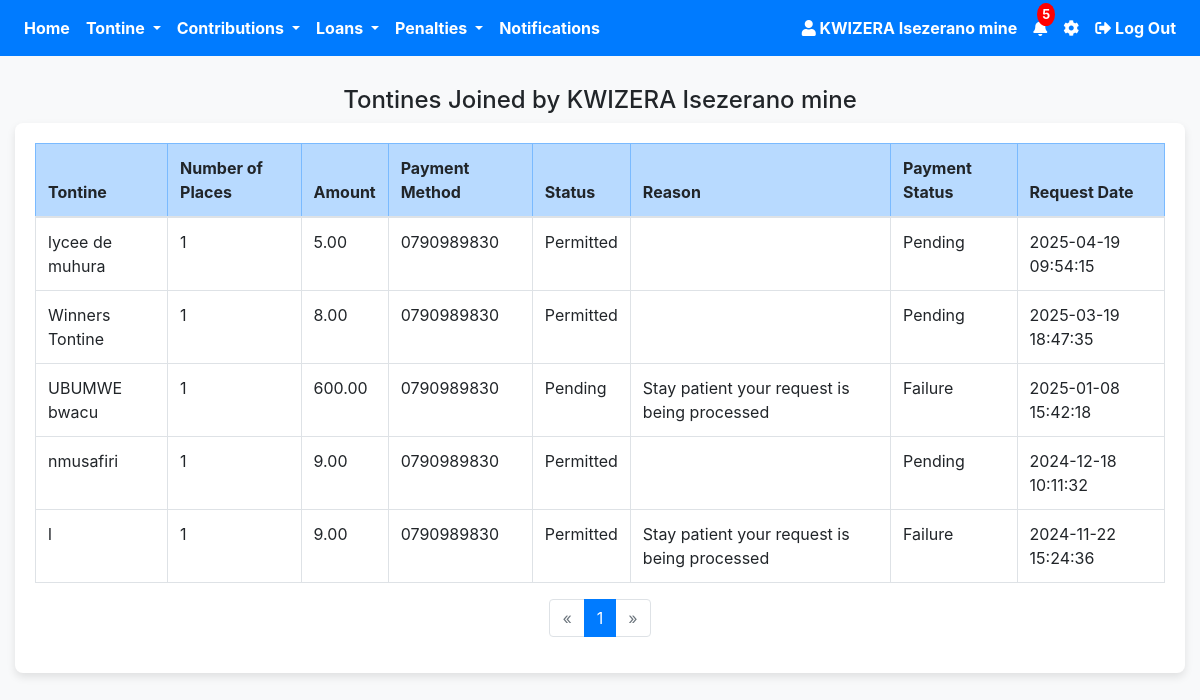
The app's page /joined_tontine.php (signed in) with its own data.
### tables this page shows
CREATE TABLE `users` (
  `id` int(11) NOT NULL,
  `firstname` varchar(50) NOT NULL,
  `lastname` varchar(50) NOT NULL,
  `phone_number` varchar(15) NOT NULL,
  `idno` varchar(50) NOT NULL,
  `idnotype` varchar(50) NOT NULL,
  `idno_picture` varchar(255) NOT NULL,
  `behalf_name` varchar(30) NOT NULL,
  `behalf_phone_number` varchar(30) NOT NULL,
  `password` varchar(255) NOT NULL,
  `image` varchar(255) NOT NULL,
  `otp` int(11) DEFAULT 0,
  `verified` tinyint(4) NOT NULL DEFAULT 0,
  `otp_used` tinyint(1) NOT NULL DEFAULT 0,
  `otp_login` int(11) NOT NULL DEFAULT 0,
  `otp_forgot` int(11) NOT NULL,
  `otp_behalf` int(11) NOT NULL,
  `otp_behalf_used` tinyint(1) NOT NULL,
  `terms` tinyint(1) DEFAULT 0,
  `created_at` timestamp NOT NULL DEFAULT current_timestamp(),
  `updated_at` timestamp NOT NULL DEFAULT current_timestamp() ON UPDATE current_timestamp(),
  `role` enum('User','Sector','Court') DEFAULT 'User'
);

CREATE TABLE `tontine_join_requests` (
  `id` int(11) NOT NULL,
  `user_id` int(11) NOT NULL,
  `tontine_id` int(11) NOT NULL,
  `number_place` int(11) NOT NULL,
  `amount` decimal(10,2) NOT NULL,
  `payment_method` varchar(20) DEFAULT NULL,
  `terms` tinyint(1) NOT NULL,
  `transaction_ref` varchar(255) NOT NULL,
  `request_date` timestamp NOT NULL DEFAULT current_timestamp(),
  `status` enum('Pending','Approved','Failure','Permitted','Rejected') DEFAULT 'Pending',
  `reason` varchar(255) NOT NULL,
  `payment_status` enum('Pending','Failure','Approved') DEFAULT 'Pending'
);

CREATE TABLE `tontine` (
  `id` int(11) NOT NULL,
  `tontine_name` varchar(255) NOT NULL,
  `logo` varchar(255) DEFAULT NULL,
  `join_date` date NOT NULL,
  `province` varchar(100) NOT NULL,
  `district` varchar(100) NOT NULL,
  `sector` varchar(100) NOT NULL,
  `total_contributions` decimal(10,2) NOT NULL,
  `occurrence` enum('Daily','Weekly','Monthly') NOT NULL,
  `time` time DEFAULT NULL,
  `day` enum('Monday','Tuesday','Wednesday','Thursday','Friday','Saturday','Sunday') DEFAULT NULL,
  `date` date DEFAULT NULL,
  `created_at` timestamp NOT NULL DEFAULT current_timestamp(),
  `user_id` int(11) DEFAULT NULL,
  `role` varchar(30) NOT NULL,
  `purpose` varchar(255) NOT NULL,
  `rules` varchar(255) NOT NULL,
  `status` enum('Not Justified','Justification Request sent','Justified','Rejected') DEFAULT 'Not Justified',
  `reason` varchar(255) NOT NULL,
  `interest` decimal(10,2) NOT NULL DEFAULT 0.00,
  `payment_frequency` enum('Monthly','Weekly') NOT NULL,
  `frequent_payment_date` date DEFAULT NULL,
  `frequent_payment_day` enum('Monday','Tuesday','Wednesday','Thursday','Friday','Saturday','Sunday') DEFAULT NULL,
  `late_contribution_penalty` int(50) NOT NULL
);

### joined_tontine.php (the view, shortened to what this page needs)
<?php
require 'config.php';
$user_id = $_SESSION['user_id'];
$stmt = $pdo->prepare("SELECT firstname, lastname FROM users WHERE id = :id");
$stmt->bindParam(':id', $user_id);
$stmt->execute();
$user = $stmt->fetch(PDO::FETCH_ASSOC);
$user_name = htmlspecialchars($user['firstname'] . ' ' . $user['lastname']);
$limit = 5;
$page = isset($_GET['page']) ? (int)$_GET['page'] : 1;
$offset = ($page - 1) * $limit;
$joinRequestsStmt = $pdo->prepare("SELECT tjr.transaction_ref, tjr.id, tjr.id, tjr.number_place, tjr.amount, tjr.payment_method, tjr.status, tjr.request_date, t.tontine_name,tjr.reason , tjr.payment_status
    FROM tontine_join_requests tjr
    JOIN tontine t ON tjr.tontine_id = t.id
    WHERE tjr.user_id = :user_id
    ORDER BY tjr.request_date DESC
    LIMIT :limit OFFSET :offset");
$joinRequestsStmt->bindParam(':user_id', $user_id, PDO::PARAM_INT);
$joinRequestsStmt->bindParam(':limit', $limit, PDO::PARAM_INT);
$joinRequestsStmt->bindParam(':offset', $offset, PDO::PARAM_INT);
$joinRequestsStmt->execute();
$joinRequests = $joinRequestsStmt->fetchAll(PDO::FETCH_ASSOC);
$totalRequestsStmt = $pdo->prepare("SELECT COUNT(*) FROM tontine_join_requests WHERE user_id = :user_id");
$totalRequestsStmt->execute(['user_id' => $user_id]);
$totalRequests = $totalRequestsStmt->fetchColumn();
$totalPages = ceil($totalRequests / $limit);
$total_notifications = 5;
?>
<!DOCTYPE html>
<html lang="en">
<head>
    <link rel="stylesheet" href="https://stackpath.bootstrapcdn.com/bootstrap/4.5.2/css/bootstrap.min.css">
    <link rel="stylesheet" href="https://cdnjs.cloudflare.com/ajax/libs/font-awesome/5.15.4/css/all.min.css">
</head>
<body>
<nav class="navbar navbar-expand-lg navbar-dark bg-primary">
    <div class="collapse navbar-collapse" id="navbarNav">
        <ul class="navbar-nav mr-auto">
            <li class="nav-item">
                <a class="nav-link font-weight-bold text-white" href="user_profile.php">Home</a>
            </li>
            <li class="nav-item dropdown">
                <a class="nav-link dropdown-toggle font-weight-bold text-white" href="#" id="paymentsDropdown" role="button" data-toggle="dropdown" aria-haspopup="true" aria-expanded="false">
                    Tontine
                </a>
            </li>
            <li class="nav-item dropdown">
                <a class="nav-link dropdown-toggle font-weight-bold text-white" href="#" id="contributionsDropdown" role="button" data-toggle="dropdown" aria-haspopup="true" aria-expanded="false">
                    Contributions
                </a>
            </li>
            <li class="nav-item dropdown">
                <a class="nav-link dropdown-toggle font-weight-bold text-white" href="#" id="loansDropdown" role="button" data-toggle="dropdown" aria-haspopup="true" aria-expanded="false">
                    Loans
                </a>
            </li>
            <li class="nav-item dropdown">
                <a class="nav-link dropdown-toggle font-weight-bold text-white" href="#" id="penaltiesDropdown" role="button" data-toggle="dropdown" aria-haspopup="true" aria-expanded="false">
                    Penalties
                </a>
            </li>
            <li class="nav-item">
                <a class="nav-link font-weight-bold text-white" href="#">Notifications</a>
            </li>
        </ul>
        <ul class="navbar-nav ml-auto">
            <li class="nav-item">
                <a class="nav-link font-weight-bold text-white" href="#">
                    <i class="fas fa-user"></i>
                    <?php echo htmlspecialchars($user_name); ?>
                </a>
            </li>
            <li class="nav-item">
                <a class="nav-link position-relative font-weight-bold text-white" href="#">
                    <i class="fas fa-bell"></i>
                    <span class="notification-badge"><?php echo $total_notifications; ?></span>
                </a>
            </li>
            <li class="nav-item">
                <a class="nav-link font-weight-bold text-white" href="setting.php">
                    <i class="fas fa-cog"></i>
                </a>
            </li>
            <li class="nav-item">
                <a class="nav-link font-weight-bold text-white" href="#" onclick="confirmLogout()">
                    <i class="fas fa-sign-out-alt"></i> Log Out
                </a>
            </li>
        </ul>
    </div>
</nav>
    <div class="container ">
        <h4 class="text-center">Tontines Joined by <?php echo $user_name; ?></h4>
        <div class="table-container">
            <?php if (!empty($joinRequests)): ?>
                <table class="table table-bordered ">
                    <thead>
                        <tr class="table-primary">
                            <th>Tontine</th>
                            <th>Number of Places</th>
                            <th>Amount</th>
                            <th>Payment Method</th>
                            <th>Status</th>
                            <th>Reason</th>
                            <th>Payment Status</th>
                            <th>Request Date</th>
                        </tr>
                    </thead>
                    <tbody>
                        <?php foreach ($joinRequests as $request): ?>
                            <tr>
                                <td><?php echo htmlspecialchars($request['tontine_name']); ?></td>
                                <td><?php echo htmlspecialchars($request['number_place']); ?></td>
                                <td><?php echo htmlspecialchars($request['amount']); ?></td>
                                <td><?php echo htmlspecialchars($request['payment_method']); ?></td>
                                <td><?php echo htmlspecialchars($request['status']); ?></td>
                                <td><?php echo htmlspecialchars($request['reason']);?></td>
                                <td><?php echo htmlspecialchars($request['payment_status']); ?></td>
                                <td><?php echo htmlspecialchars($request['request_date']); ?></td>
                            </tr>
                        <?php endforeach; ?>
                    </tbody>
                </table>
                <nav aria-label="Page navigation example">
                    <ul class="pagination justify-content-center">
                        <li class="page-item <?php echo ($page == 1) ? 'disabled' : ''; ?>">
                            <a class="page-link" href="joined_tontine.php?page=<?php echo $page - 1; ?>" aria-label="Previous">
                                <span aria-hidden="true">&laquo;</span>
                            </a>
                        </li>
                        <?php for ($i = 1; $i <= $totalPages; $i++): ?>
                            <li class="page-item <?php echo ($page == $i) ? 'active' : ''; ?>">
                                <a class="page-link" href="joined_tontine.php?page=<?php echo $i; ?>"><?php echo $i; ?></a>
                            </li>
                        <?php endfor; ?>
                        <li class="page-item <?php echo ($page == $totalPages) ? 'disabled' : ''; ?>">
                            <a class="page-link" href="joined_tontine.php?page=<?php echo $page + 1; ?>" aria-label="Next">
                                <span aria-hidden="true">&raquo;</span>
                            </a>
                        </li>
                    </ul>
                </nav>
            <?php else: ?>
                <p class="text-center">No tontines joined yet.</p>
            <?php endif; ?>
        </div>
    </div>
</body>
</html>

### joined_tontine.php (style rules this page uses)
body { background-color: #f8f9fa; }
.container { margin-top: 30px; width: 100%; max-width: 100%; }
.table-container { background-color: #fff; padding: 20px; border-radius: 8px; box-shadow: 0px 4px 8px rgba(0, 0, 0, 0.1); }
.notification-badge { position: absolute; top: -5px; right: -0px; background-color: red; color: white; border-radius: 50%; padding: 2px 5px; font-size: 0.80rem; }

### records on screen
users: user_name "KWIZERA Isezerano mine"
tontine_join_requests: tontine.tontine_name "lycee de muhura", number_place "1", amount "5.00", payment_method "0790989830", status "Permitted", payment_status "Pending", request_date "2025-04-19 09:54:15"
tontine_join_requests: tontine.tontine_name "Winners Tontine", number_place "1", amount "8.00", payment_method "0790989830", status "Permitted", payment_status "Pending", request_date "2025-03-19 18:47:35"
tontine_join_requests: tontine.tontine_name "UBUMWE bwacu", number_place "1", amount "600.00", payment_method "0790989830", status "Pending", reason "Stay patient your request is being processed", payment_status "Failure", request_date "2025-01-08 15:42:18"
tontine_join_requests: tontine.tontine_name "nmusafiri", number_place "1", amount "9.00", payment_method "0790989830", status "Permitted", payment_status "Pending", request_date "2024-12-18 10:11:32"
tontine_join_requests: tontine.tontine_name "l", number_place "1", amount "9.00", payment_method "0790989830", status "Permitted", reason "Stay patient your request is being processed", payment_status "Failure", request_date "2024-11-22 15:24:36"

### other values on screen
$total_notifications "5"
